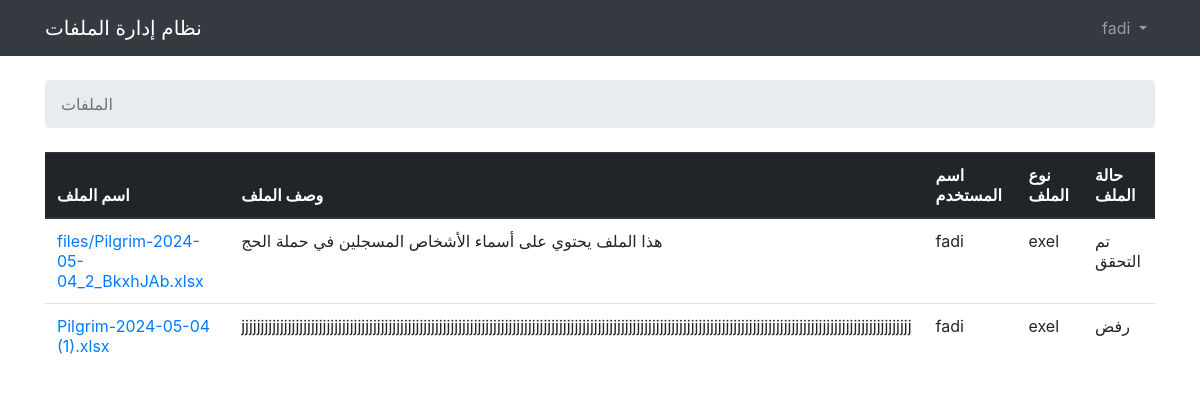
The page /all-files/ (signed in) on the database as committed earlier.
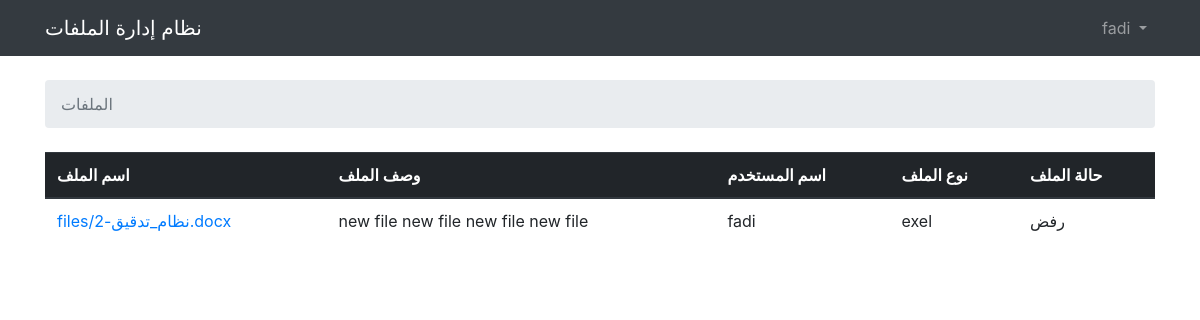
The same page on the database as committed later.
### base/models.py (models this page shows, shortened)
class User(AbstractUser):
    user_type = models.CharField(max_length=25, choices=Type_User)

class StatusFile(models.Model):
    file = models.ForeignKey(UploadFile, on_delete=models.CASCADE)
    user = models.ForeignKey(User, on_delete=models.CASCADE, blank=True, null=True)
    status = models.CharField(max_length=25, choices=Status, blank=True, null=True)
    note = models.TextField(max_length=1000, null=True, blank=True)
    created_at = models.DateTimeField(auto_now_add=True)
    is_proccessed = models.BooleanField(default=False)
    class Meta:
        ordering = ['created_at']

class UploadFile(models.Model):
    user = models.ForeignKey(User, on_delete=models.CASCADE)
    file = models.FileField(upload_to='files')
    note = models.TextField(max_length=1000, null=True, blank=True)
    created_at = models.DateTimeField(auto_now_add=True)
    type_file = models.CharField(max_length=25, choices=Type_File)

### base/views.py (the view)
# urls.py: path('all-files/', all_files, name='all_files'),
@login_required(login_url='login')
def all_files(request):
    context = {
        'files':StatusFile.objects.all()
    }
    return render(request, 'all_files.html', context)

### templates/all_files.html (shortened to what this page needs)
{% extends 'base.html' %}
{% load static %}
    {% block breadcrumb %}
        <li class="breadcrumb-item active">الملفات</li>
    {% endblock %}
    {% block content %}
        <table class="table">
            <thead class="thead-dark">
                <tr>
                    <th>اسم الملف</th>
                    <th>وصف الملف</th>
                    <th>اسم المستخدم</th>
                    <th>نوع الملف</th>
                    <th>حالة الملف</th>
                </tr>
            </thead>
            <tbody>
                {% for file in files %}
                <tr>
                    <td>
                        {% if request.user.user_type == 'مساعد' and request.user.uploadfile_set.all.first.user == request.user%}
                        <a href="{% url 'edit_file' file.file.id %}">{{file.file.file}}</a>
                        {% elif request.user.user_type == 'مدقق' and request.user.upload_file_set.get.user == request.user %}
                        <a href="{% url 'edit_file' file.id %}">{{file.file}}</a>
                        <small class="text-muted d-block"></small>
                        {% else %}
                        {{file.file}}
                        <small class="text-muted d-block"></small>
                    </td>
                    {% endif %}
                    <td>{{file.file.note}}</td>
                    <td>{{file.user.username}}</td>
                    <td>{{file.file.type_file}}</td>
                    <td>
                        {% if file.status == '1' %}
                        {{'طلب مراجعة مشرف' | escape}}
                        {% elif file.status == '2' %}
                        {{ 'طلب تعديل من مساعد' | escape}}
                        {% elif file.status == '3' %}
                        {{ 'رفض' | escape}}
                        {% elif file.status == '4' %}
                        {{'طلب مراجعة مدير'| escape}}
                        {% elif file.status == '5' %}
                        {{'تم التحقق' | escape}}
                        {% elif file.status == '6' %}
                        {{ 'طلب مراجعة مدقق' | escape}}
                        {% else %}
                        {{'قيد المعالجة' | escape}}
                        {% endif %}
                    </td>
                </tr>
                {% endfor %}
            </tbody>
        </table>
    {% endblock %}

### templates/base.html (shortened to what this page needs)
{% load static %}
<html lang="en">
<head>
    <link rel="stylesheet" href="{%static 'css/bootstrap.min.css'%}">
</head>
<body>
{%block body%}
<nav class="navbar navbar-expand-sm navbar-dark bg-dark">
  <div class="container">
    <a class="navbar-brand" href="{% url 'home' %}">نظام إدارة الملفات</a>
    <div class="collapse navbar-collapse" id="mainMenu">
      {% if user.is_authenticated %}
      <ul class="navbar-nav ml-auto">
        <li class="nav-item dropdown">
          <a class="nav-link dropdown-toggle" href="#" id="userMenu" data-toggle="dropdown" aria-haspopup="true" aria-expanded="false">
            {{ user.username }}
          </a>
        </li>
      </ul>
      {% endif %}
    </div>
  </div>
</nav>
<div class="container">
<ol class="breadcrumb my-4">
    {% block breadcrumb %}
    {% endblock %}
</ol>
    {% block content %}
    {% endblock %}
</div>
{%endblock body%}
</body>
</html>

Rows that differ between the two databases and show on the page:
removed StatusFile: file.file "files/Pilgrim-2024-05-04_2_BkxhJAb.xlsx", file.note "هذا الملف يحتوي على أسماء الأشخاص المسجلين في حملة الحج", user.username "fadi", file.type_file "exel", value "تم التحقق"
removed StatusFile: file.file "Pilgrim-2024-05-04 (1).xlsx", file.note "jjjjjjjjjjjjjjjjjjjjjjjjjjjjjjjjjjjjjjjjjjjjjjjjjjjjjjjjjjjjjjjjjjjjjjjjjjjjjjjjjjjjjjjjjjjjjjjjjjjjjjjjjjjjjjjjjjjjjjjjjjjjjjjjjjjjjjjjjjjjjjjjjjjjjjjjjjjjjjjjjjjjjjjjjjjjj", user.username "fadi", file.type_file "exel", value "رفض"
added StatusFile: file.file "files/نظام_تدقيق-2.docx", file.note "new file new file new file new file", user.username "fadi", file.type_file "exel", value "رفض"
